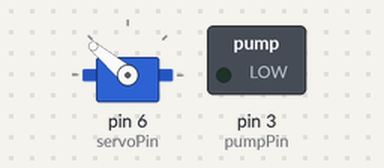
The sketch below on a simulated Arduino Uno, built with avr-gcc and run on an emulated ATmega328P. Shown: servo, switched loads named in the sketch (green lamp = pin HIGH).

Above: at 0.05 s.
At 2.55 s:
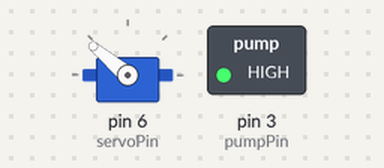
At 4.75 s:
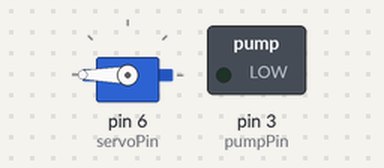
At 9.45 s:
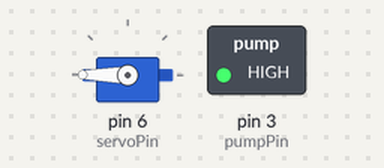
Timing chart, 0 to 12.4 s (numbered marks = the images above):
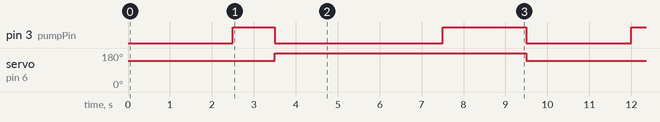

Measured:
- by itself, pin 3 (pumpPin): repeats every 9.5 s: LOW 4.0 s, HIGH 2.0 s, LOW 2.5 s, HIGH 1.0 s
- by itself, servo on pin 6 (servoPin): alternates 180° for 6.0 s and 140° for 3.5 s

The sketch:

ModularJammingGripper.ino
```cpp
#include <Servo.h>

#define IN 1
#define OUT -1
#define OFF 0

#define pumpPin 3
#define servoPin 6

Servo servo;

void pumpInit() {
  pinMode(pumpPin, OUTPUT);

  servo.attach(servoPin);
  servo.write(180);
}

void pump(int dir) {
  if (dir == IN) {
    digitalWrite(pumpPin, LOW);
    servo.write(180);
  } else if (dir == OUT) {
    digitalWrite(pumpPin, LOW);
    servo.write(140);
  } else {
    digitalWrite(pumpPin, HIGH);
  }
}

void setup() {
  pumpInit();
}

void loop() {
  pump(OUT);
  delay(2500);

  pump(OFF);
  delay(1000);

  pump(IN);
  delay(4000);

  pump(OFF);
  delay(2000);
}
```
